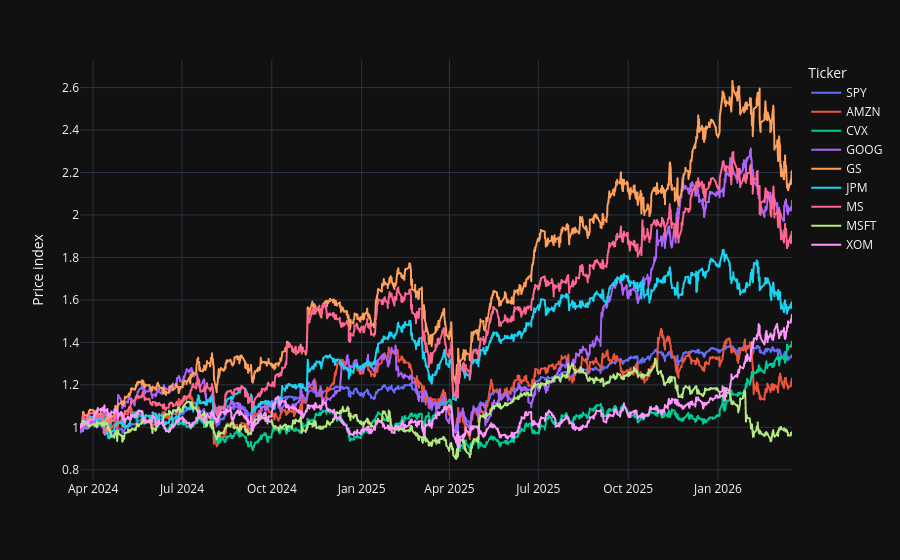

The notebook cell saved with this chart:
### Code cell
# downsample and prepare for CST
prices = resample_close(prices_native, 60)

# plot price index
fig = px.line(prices/prices.iloc[0], title=None, template="plotly_dark")
fig.update_layout(xaxis_title=None, yaxis_title="Price index", legend_title="Ticker")
fig.show()

### Figure 1 — Plotly figure (JSON) as saved in the notebook; plotly's stock layout.template omitted (floating-point values rounded to 4 significant figures; data arrays with more than 128 entries replaced by an {"elided": "..."} marker saying what was removed)
{"data": [{"hovertemplate": "variable=SPY<br>Date=%{x}<br>value=%{y}<extra></extra>", "legendgroup": "SPY", "line": {"color": "#636efa", "dash": "solid"}, "marker": {"symbol": "circle"}, "mode": "lines", "name": "SPY", "showlegend": true, "type": "scattergl", "x": {"elided": "3489 str values"}, "xaxis": "x", "y": {"elided": "3489 float values"}, "yaxis": "y"}, {"hovertemplate": "variable=AMZN<br>Date=%{x}<br>value=%{y}<extra></extra>", "legendgroup": "AMZN", "line": {"color": "#EF553B", "dash": "solid"}, "marker": {"symbol": "circle"}, "mode": "lines", "name": "AMZN", "showlegend": true, "type": "scattergl", "x": {"elided": "3489 str values"}, "xaxis": "x", "y": {"elided": "3489 float values"}, "yaxis": "y"}, {"hovertemplate": "variable=CVX<br>Date=%{x}<br>value=%{y}<extra></extra>", "legendgroup": "CVX", "line": {"color": "#00cc96", "dash": "solid"}, "marker": {"symbol": "circle"}, "mode": "lines", "name": "CVX", "showlegend": true, "type": "scattergl", "x": {"elided": "3489 str values"}, "xaxis": "x", "y": {"elided": "3489 float values"}, "yaxis": "y"}, {"hovertemplate": "variable=GOOG<br>Date=%{x}<br>value=%{y}<extra></extra>", "legendgroup": "GOOG", "line": {"color": "#ab63fa", "dash": "solid"}, "marker": {"symbol": "circle"}, "mode": "lines", "name": "GOOG", "showlegend": true, "type": "scattergl", "x": {"elided": "3489 str values"}, "xaxis": "x", "y": {"elided": "3489 float values"}, "yaxis": "y"}, {"hovertemplate": "variable=GS<br>Date=%{x}<br>value=%{y}<extra></extra>", "legendgroup": "GS", "line": {"color": "#FFA15A", "dash": "solid"}, "marker": {"symbol": "circle"}, "mode": "lines", "name": "GS", "showlegend": true, "type": "scattergl", "x": {"elided": "3489 str values"}, "xaxis": "x", "y": {"elided": "3489 float values"}, "yaxis": "y"}, {"hovertemplate": "variable=JPM<br>Date=%{x}<br>value=%{y}<extra></extra>", "legendgroup": "JPM", "line": {"color": "#19d3f3", "dash": "solid"}, "marker": {"symbol": "circle"}, "mode": "lines", "name": "JPM", "showlegend": true, "type": "scattergl", "x": {"elided": "3489 str values"}, "xaxis": "x", "y": {"elided": "3489 float values"}, "yaxis": "y"}, {"hovertemplate": "variable=MS<br>Date=%{x}<br>value=%{y}<extra></extra>", "legendgroup": "MS", "line": {"color": "#FF6692", "dash": "solid"}, "marker": {"symbol": "circle"}, "mode": "lines", "name": "MS", "showlegend": true, "type": "scattergl", "x": {"elided": "3489 str values"}, "xaxis": "x", "y": {"elided": "3489 float values"}, "yaxis": "y"}, {"hovertemplate": "variable=MSFT<br>Date=%{x}<br>value=%{y}<extra></extra>", "legendgroup": "MSFT", "line": {"color": "#B6E880", "dash": "solid"}, "marker": {"symbol": "circle"}, "mode": "lines", "name": "MSFT", "showlegend": true, "type": "scattergl", "x": {"elided": "3489 str values"}, "xaxis": "x", "y": {"elided": "3489 float values"}, "yaxis": "y"}, {"hovertemplate": "variable=XOM<br>Date=%{x}<br>value=%{y}<extra></extra>", "legendgroup": "XOM", "line": {"color": "#FF97FF", "dash": "solid"}, "marker": {"symbol": "circle"}, "mode": "lines", "name": "XOM", "showlegend": true, "type": "scattergl", "x": {"elided": "3489 str values"}, "xaxis": "x", "y": {"elided": "3489 float values"}, "yaxis": "y"}], "layout": {"legend": {"title": {"text": "Ticker"}, "tracegroupgap": 0}, "margin": {"t": 60}, "xaxis": {"anchor": "y", "domain": [0, 1], "title": {}}, "yaxis": {"anchor": "x", "domain": [0, 1], "title": {"text": "Price index"}}}}
